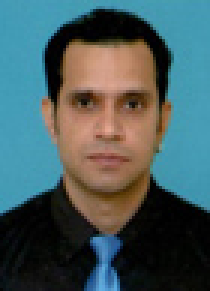
#> input picture Final Code/testing/Scan (1).jpg, 70 x 97 px, given as the content of the folder training/, which was not available (shown 3 times larger)
$ python ApplicantMatch_Status.py
#> lines starting #> are read from the running program, lines starting #| are printed output that depends on the picture; pictures that were not available may be replaced by others from this repository, and a replacement may not be noted
#####################################################################################
##  This will connect to the database and update the AppicantMatch_Status column.  ##
##  To do this it will access the images stored in the folders and match them      ##
##  according to their applicationID's. If the Application ID returned by the      ##
##  recogniser is the same then they are a match else they're not.                 ##
#####################################################################################


import numpy as np
import cv2
import os
import pymssql

subjects=[]
subjects.append("")
dir_names=os.listdir('training\\')        #the training photos folder
for names in dir_names:
    subjects.append(names)

def face_detection(img):
    gray = cv2.cvtColor(img, cv2.COLOR_BGR2GRAY)
    face_cascade_Haar=cv2.CascadeClassifier('C:\\Users\\nic 005\\Downloads\\opencv\\sources\\data\\haarcascades\\haarcascade_frontalface_default.xml')
    faces = face_cascade_Haar.detectMultiScale(gray,scaleFactor=1.3,minNeighbors=5)
    if(len(faces)==0):
        return None, None
    (x,y,w,h)=faces[0]
    return gray[y:y+w, x:x+h], faces[0]

def prep_training_data(path):
#> called with path = 'training\\'
    print('training starting...')
    dirs=os.listdir(path)
    faces=[]
    labels=[]
    k=0
    for dir_names in dirs:
        label=k+1
        subject_dir_path= path + "/" + dir_names
        if subject_dir_path.startswith("."):
            continue
        image=cv2.imread(subject_dir_path)
#> image is the input picture: shape (97, 70, 3); mean B, G, R 93.3, 91.6, 71.1
        #cv2.imshow("Training on image...", cv2.resize(image, (400, 500)))
        #cv2.waitKey(100)
        face, rect = face_detection(image)
#> in face_detection, `gray = cv2.cvtColor(img, cv2.COLOR_BGR2GRAY)`:
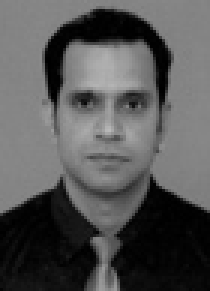
#> gray: shape (97, 70) (shown 3 times larger); min 0, max 185, mean 85.6
#> in face_detection, `faces = face_cascade_Haar.detectMultiScale(gray,scaleFactor=1.3,minNei..`: faces = [[10, 14, 53, 53]]
#> in face_detection, `(x,y,w,h)=faces[0]`: x = 10; y = 14; w = 53
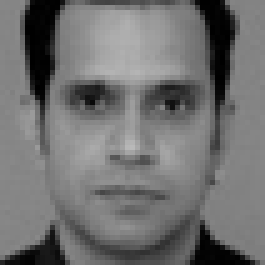
#> face: shape (53, 53) (shown 5 times larger); min 0, max 185, mean 112.4
#> rect = [10, 14, 53, 53]
        if face is not None:
            faces.append(face)
            labels.append(int(label))
        k=k+1
    print('training ends...')
    return faces,labels


def predict(test_img):
    img=test_img.copy()
    face, rect=face_detection(img)
    label, confidence=face_recognizer.predict(face)
    return label, confidence


faces, labels = prep_training_data('training\\')     #the training data folder
#> faces = 1 item; labels = [1]
print('total images',len(faces))
#| total images 1
print('total labels',len(labels))
#| total labels 1

face_recognizer= cv2.face.LBPHFaceRecognizer_create()
face_recognizer.train(faces, np.array(labels))

testing_folder=os.listdir('testing\\')          #the testing data folder
for testing_photos in testing_folder:
    img=cv2.imread('testing\\'+testing_photos)
    face, rect=face_detection(img)
#> rect = [10, 14, 53, 53]
    if face is None:
        ###insert into table value 'N'
        print('image skipped')
        continue
    label,confidence=predict(img)
#> in predict, `label, confidence=face_recognizer.predict(face)`: label = 1; confidence = 0
#> label = 1; confidence = 0
    name=subjects[label]
#> name = 'Scan (1).jpg'
    if name==testing_photos:
        #insert into table value 'Y'
        print('images match')
        print('confidence of prediction for '+name+' is ',confidence)
#| confidence of prediction for Scan (1).jpg is  0.0
    else:
        #insert into table value 'N'
        print('images do not match')
#> pass 2 of the loop `for testing_photos in testing_folder:`:
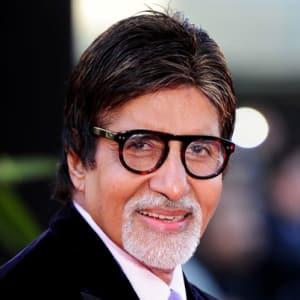
#> input picture Final Code/testing/amitabh.jpg, 300 x 300 px, found by its file name
#> img is the input picture: shape (300, 300, 3); mean B, G, R 79.8, 79.2, 94
#> in face_detection (call 4), `gray = cv2.cvtColor(img, cv2.COLOR_BGR2GRAY)`:
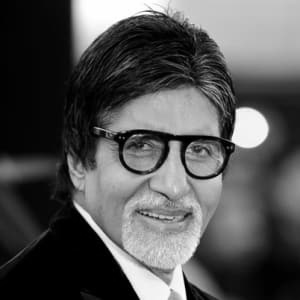
#> gray: shape (300, 300); min 0, max 255, mean 83.7
#> in face_detection (call 4), `faces = face_cascade_Haar.detectMultiScale(gray,scaleFactor=1.3,minNei..`: faces = [[60, 74, 196, 196]]
#> x = 60; y = 74; w = 196
#> `face, rect=face_detection(img)`:
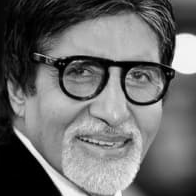
#> face: shape (196, 196); min 0, max 253, mean 106.5
#> `face, rect=face_detection(img)`: rect = [60, 74, 196, 196]
#> `label,confidence=predict(img)`: confidence = 142.8
#> pass 3 of the loop `for testing_photos in testing_folder:`:
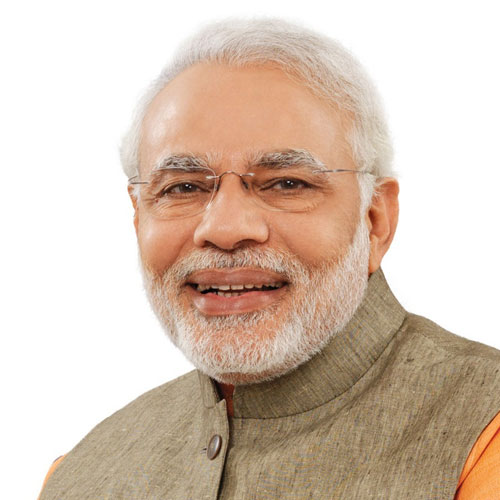
#> input picture Final Code/testing/modi.jpg, 500 x 500 px, found by its file name
#> img is the input picture: shape (500, 500, 3); mean B, G, R 180.4, 195.8, 214.9
#> in face_detection (call 6), `gray = cv2.cvtColor(img, cv2.COLOR_BGR2GRAY)`:
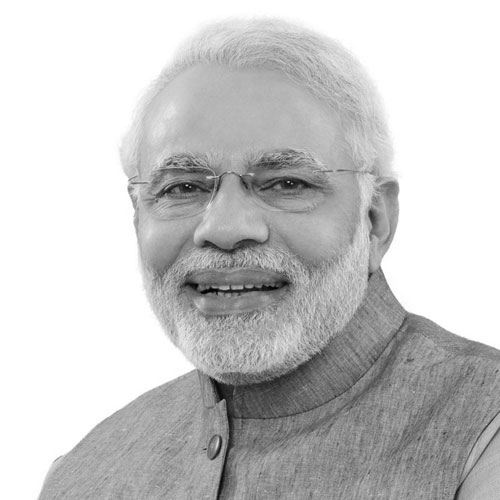
#> gray: shape (500, 500); min 1, max 255, mean 199.8
#> in face_detection (call 6), `faces = face_cascade_Haar.detectMultiScale(gray,scaleFactor=1.3,minNei..`: faces = [[94, 81, 268, 268]]
#> x = 94; y = 81; w = 268
#> `face, rect=face_detection(img)`:
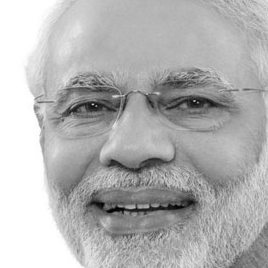
#> face: shape (268, 268); min 1, max 255, mean 178.6
#> `face, rect=face_detection(img)`: rect = [94, 81, 268, 268]
#> `label,confidence=predict(img)`: confidence = 158
#> the loop made 4 passes; the first 3 are shown

'''
test_img=cv2.imread('C:\\Users\\nic 005\\Desktop\\face_recognition\\db\\testing\\doraj.20.jpg')
predicted_img=predict(test_img)
cv2.imshow("img",predicted_img)
cv2.waitKey(0)
cv2.destroyAllWindows()
'''
